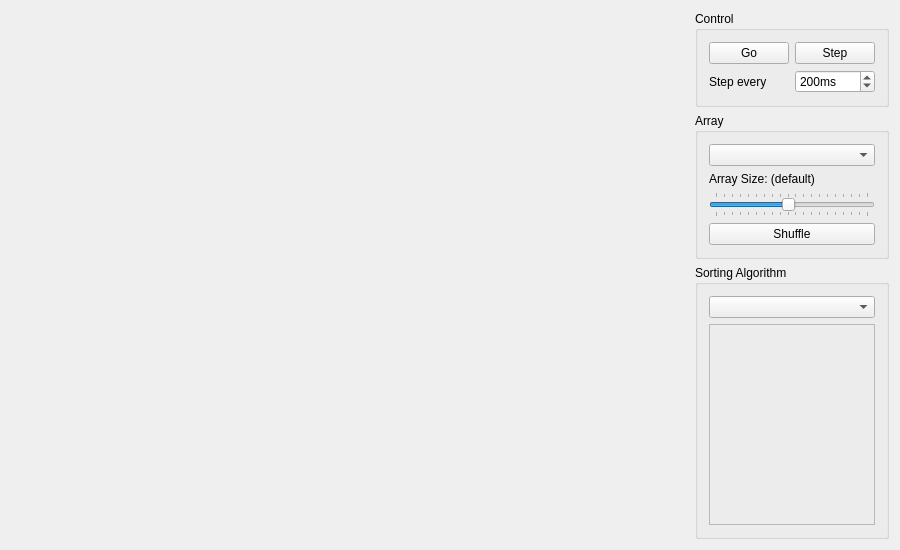
<?xml version="1.0" encoding="UTF-8"?>
<ui version="4.0">
 <class>yasav</class>
 <widget class="QWidget" name="yasav">
  <property name="geometry">
   <rect>
    <x>0</x>
    <y>0</y>
    <width>900</width>
    <height>550</height>
   </rect>
  </property>
  <property name="windowTitle">
   <string>yasav</string>
  </property>
  <layout class="QHBoxLayout" name="horizontalLayout_3">
   <item>
    <widget class="arrayviewer" name="viewer" native="true">
     <property name="sizePolicy">
      <sizepolicy hsizetype="Minimum" vsizetype="Minimum">
       <horstretch>1</horstretch>
       <verstretch>0</verstretch>
      </sizepolicy>
     </property>
     <property name="minimumSize">
      <size>
       <width>400</width>
       <height>300</height>
      </size>
     </property>
    </widget>
   </item>
   <item>
    <layout class="QVBoxLayout" name="verticalLayoutSetup">
     <item>
      <widget class="QGroupBox" name="groupBoxControl">
       <property name="title">
        <string>Control</string>
       </property>
       <layout class="QVBoxLayout" name="verticalLayout_2">
        <item>
         <layout class="QHBoxLayout" name="horizontalLayout">
          <item>
           <widget class="QPushButton" name="pushButtonGoStop">
            <property name="text">
             <string>Go</string>
            </property>
            <property name="checkable">
             <bool>true</bool>
            </property>
            <property name="checked">
             <bool>false</bool>
            </property>
           </widget>
          </item>
          <item>
           <widget class="QPushButton" name="pushButtonStep">
            <property name="text">
             <string>Step</string>
            </property>
           </widget>
          </item>
         </layout>
        </item>
        <item>
         <layout class="QHBoxLayout" name="horizontalLayout_2">
          <item>
           <widget class="QLabel" name="labelTiming">
            <property name="text">
             <string>Step every</string>
            </property>
           </widget>
          </item>
          <item>
           <widget class="QSpinBox" name="spinBoxTiming">
            <property name="suffix">
             <string>ms</string>
            </property>
            <property name="minimum">
             <number>0</number>
            </property>
            <property name="maximum">
             <number>1000</number>
            </property>
            <property name="singleStep">
             <number>10</number>
            </property>
            <property name="value">
             <number>200</number>
            </property>
           </widget>
          </item>
         </layout>
        </item>
       </layout>
      </widget>
     </item>
     <item>
      <widget class="QGroupBox" name="groupBoxArraySettings">
       <property name="title">
        <string>Array</string>
       </property>
       <layout class="QVBoxLayout" name="verticalLayout_4">
        <item>
         <widget class="QComboBox" name="comboBoxArrayInit"/>
        </item>
        <item>
         <widget class="QLabel" name="labelArraySize">
          <property name="text">
           <string>Array Size: (default)</string>
          </property>
         </widget>
        </item>
        <item>
         <widget class="QSlider" name="horizontalSliderArraySize">
          <property name="minimum">
           <number>10</number>
          </property>
          <property name="maximum">
           <number>200</number>
          </property>
          <property name="pageStep">
           <number>100</number>
          </property>
          <property name="value">
           <number>100</number>
          </property>
          <property name="orientation">
           <enum>Qt::Horizontal</enum>
          </property>
          <property name="tickPosition">
           <enum>QSlider::TicksBothSides</enum>
          </property>
          <property name="tickInterval">
           <number>10</number>
          </property>
         </widget>
        </item>
        <item>
         <widget class="QPushButton" name="pushButtonShuffle">
          <property name="text">
           <string>Shuffle</string>
          </property>
         </widget>
        </item>
       </layout>
      </widget>
     </item>
     <item>
      <widget class="QGroupBox" name="groupBoxSortingAlgorithm">
       <property name="sizePolicy">
        <sizepolicy hsizetype="Preferred" vsizetype="Preferred">
         <horstretch>0</horstretch>
         <verstretch>1</verstretch>
        </sizepolicy>
       </property>
       <property name="title">
        <string>Sorting Algorithm</string>
       </property>
       <layout class="QVBoxLayout" name="verticalLayout_3">
        <item>
         <widget class="QComboBox" name="comboBoxSortingAlgorithm"/>
        </item>
        <item>
         <widget class="QFrame" name="frameSortingAlgorithmDesc">
          <property name="frameShape">
           <enum>QFrame::StyledPanel</enum>
          </property>
          <property name="frameShadow">
           <enum>QFrame::Raised</enum>
          </property>
         </widget>
        </item>
       </layout>
      </widget>
     </item>
    </layout>
   </item>
  </layout>
 </widget>
 <layoutdefault spacing="6" margin="11"/>
 <customwidgets>
  <customwidget>
   <class>arrayviewer</class>
   <extends>QWidget</extends>
   <header>array/arrayviewer.h</header>
   <container>1</container>
  </customwidget>
 </customwidgets>
 <resources/>
 <connections>
  <connection>
   <sender>horizontalSliderArraySize</sender>
   <signal>valueChanged(int)</signal>
   <receiver>yasav</receiver>
   <slot>updateArraySizeLabel(int)</slot>
   <hints>
    <hint type="sourcelabel">
     <x>758</x>
     <y>239</y>
    </hint>
    <hint type="destinationlabel">
     <x>699</x>
     <y>545</y>
    </hint>
   </hints>
  </connection>
 </connections>
 <slots>
  <slot>updateArraySizeLabel(int)</slot>
 </slots>
</ui>
